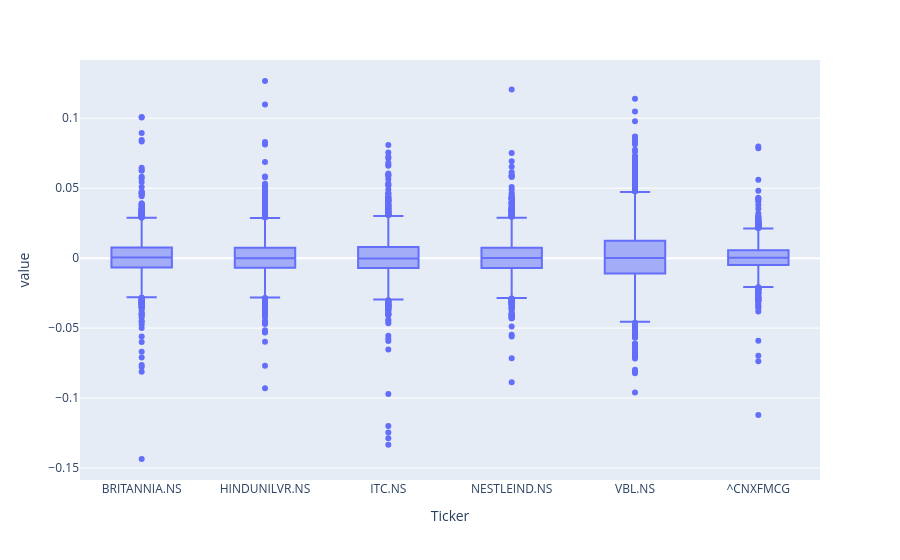

Notebook code for this chart:
### Code cell
log_returns.plot(kind='box')

### Figure 1 — Plotly figure (JSON) as saved in the notebook; plotly's stock layout.template omitted (floating-point values rounded to 4 significant figures; data arrays with more than 128 entries replaced by an {"elided": "..."} marker saying what was removed)
{"data": [{"alignmentgroup": "True", "hovertemplate": "Ticker=%{x}<br>value=%{y}<extra></extra>", "legendgroup": "", "marker": {"color": "#636efa"}, "name": "", "notched": false, "offsetgroup": "", "orientation": "v", "showlegend": false, "type": "box", "x": {"elided": "13524 str values"}, "x0": " ", "xaxis": "x", "y": {"elided": "13524 float values"}, "y0": " ", "yaxis": "y"}], "layout": {"autosize": true, "boxmode": "group", "legend": {"tracegroupgap": 0}, "margin": {"t": 60}, "xaxis": {"anchor": "y", "autorange": true, "domain": [0, 1], "range": [-0.5, 5.5], "title": {"text": "Ticker"}, "type": "category"}, "yaxis": {"anchor": "x", "autorange": true, "domain": [0, 1], "range": [-0.1585, 0.1416], "title": {"text": "value"}, "type": "linear"}}}
